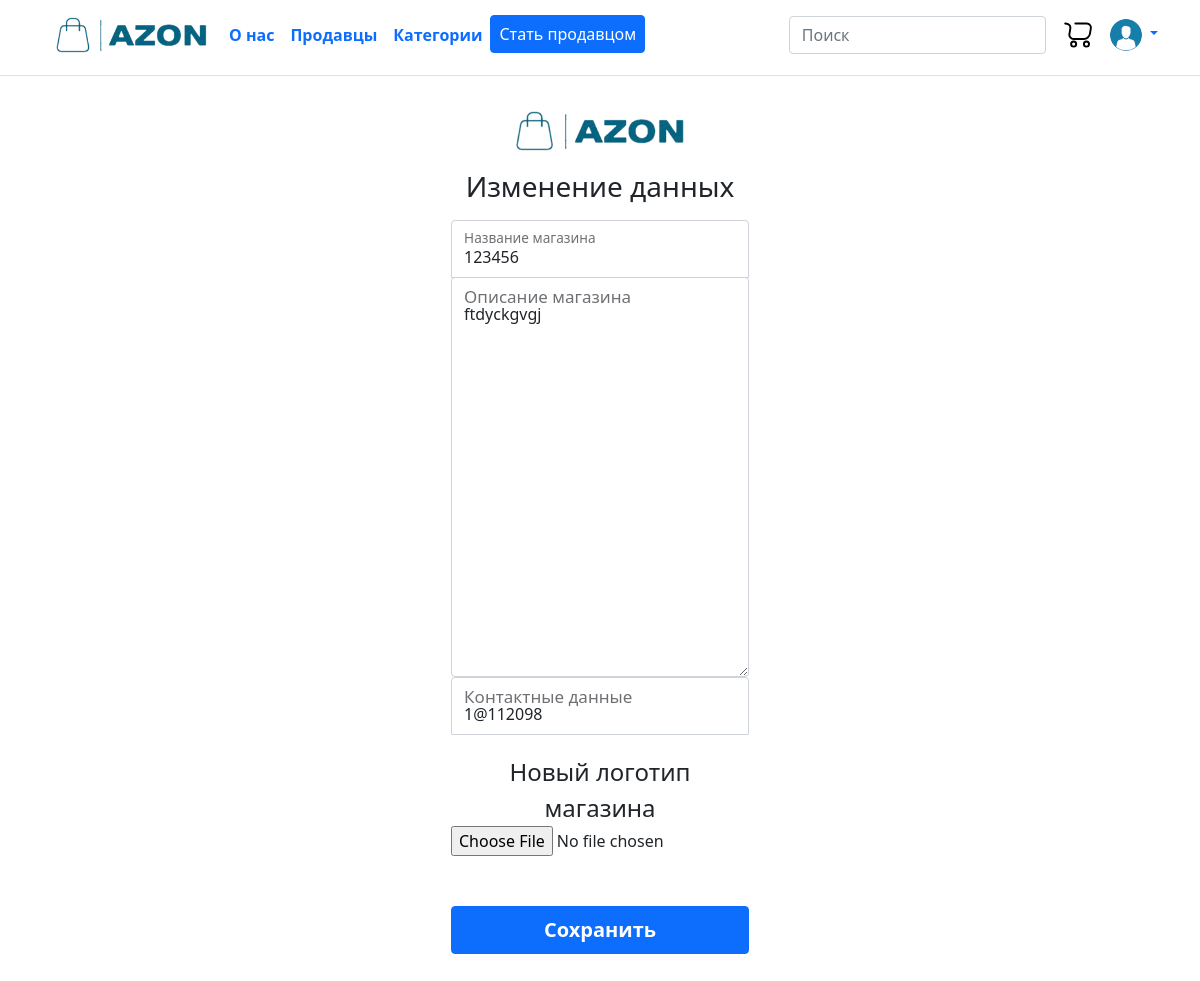
The page /shop/1 (signed in) on the database its author committed.
### data/shops.py (models this page shows)
class Shop(SqlAlchemyBase):
    __tablename__ = 'shops'
    id = sa.Column(sa.Integer, primary_key=True, autoincrement=True)
    name = sa.Column(sa.String, nullable=False, unique=True)
    about = sa.Column(sa.String, nullable=True, default='Описание магазина')
    img = sa.Column(sa.LargeBinary, nullable=False)
    contact = sa.Column(sa.String, nullable=True)
    owner_id = sa.Column(sa.Integer, sa.ForeignKey("users.id"))
    items = orm.relationship('Item', back_populates='shop')
    user = orm.relationship('User')

### main.py (the view, shortened to what this page needs)
@app.route('/shop/<int:id>', methods=['GET', 'POST'])
@login_required
def shop_change(id: int):
    form = ShopChangeForm()
    if request.method == 'GET':
        db_sess = get_db_session()
        shop = db_sess.query(Shop).filter(Shop.id == id, Shop.owner_id == current_user.id).first()
        logo_data = base64.b64encode(shop.img).decode('utf-8')
        if shop:
            form.name.data = shop.name
            form.about.data = shop.about
            form.contact.data = shop.contact
            form.img.data = logo_data
        else:
            abort(404)
    return render_template('shop-change.html', title='Изменение данных', form=form)

### forms/shopchange.py
class ShopChangeForm(FlaskForm):
    name = StringField('Название магазина', validators=[DataRequired()])
    about = TextAreaField('О магазине', validators=[DataRequired()])
    contact = StringField('Контактная информация', validators=[DataRequired()])
    img = FileField('Логотип магазина', validators=[DataRequired()])
    submit = SubmitField('Сохранить', validators=[DataRequired()])

### data/db_session.py (called while the page is built)
def create_session() -> Session:
    global __factory
    return __factory()

### data/get_db_session.py (called while the page is built)
def get_db_session():
    if 'db_session' not in g:
        g.db_session = db_session.create_session()
    return g.db_session

### main.py (called while the page is built)
@app.context_processor
def inject_shops():
    sess = get_db_session()  # Используем функцию для получения сессии
    if current_user.is_authenticated:
        shops = sess.query(Shop).filter(Shop.owner_id == current_user.id).all()
        categories = sess.query(Category).all()
    else:
        shops = []
        categories = []
    return dict(shops=shops, categories=categories)

@login_manager.user_loader
def load_user(user_id):
    db_sess = get_db_session()
    return db_sess.query(User).get(user_id)

### templates/shop-change.html (shortened to what this page needs)
{% extends "base.html" %}
{% block content %}
<head>
    <link rel="stylesheet" href="{{ url_for('static', filename='css/shopreg.css') }}">
</head>
<main class="form-signin w-100 m-auto">
<form action="" method="post" enctype="multipart/form-data">
    <a href="/"><img src="{{ url_for('static', filename='img/header/logo.png') }}" width="200px"></a>
    <h1 class="h3 mb-3 fw-normal">Изменение данных</h1>
    <div class="form-floating">
        {{ form.name(class="form-control", id="floatingInput", placeholder="name") }}
        <label for="floatingInput">Название магазина</label>
    </div>
    <div class="form-floating">
        {{ form.about(class="form-control", id="floatingPassword", style="height: 400px") }}
        <label for="floatingPassword" class="fs-5">Описание магазина</label>
    </div>
    <div class="form-floating">
        {{ form.contact(class="form-control", id="floatingPassword") }}
        <label for="floatingPassword" class="fs-5">Контактные данные</label>
    </div>
    <div class="form-group">
        <label for="floatingPasswordAgain" class="fs-4">Новый логотип магазина</label>
        {{ form.img(class="form-control-file", id="floatingPasswordAgain") }}
    </div>
    <p>{{ form.submit(class="btn btn-primary w-100 py-2 fs-5 fw-bold", type="submit") }}</p>
  </form>
</main>
{% endblock %}

### static/css/shopreg.css (style rules this page uses)
html, body { height: 90%; text-align: center; }
.form-signin { max-width: 330px; padding: 1rem; }
.form-signin input[type="text"] { margin-bottom: -1px; border-bottom-right-radius: 0; border-bottom-left-radius: 0; }
.form-group { margin-bottom: 50px; margin-top: 20px; }

### rows shown on the page
Shop: name "123456", about "ftdyckgvgj", contact "1@112098"
